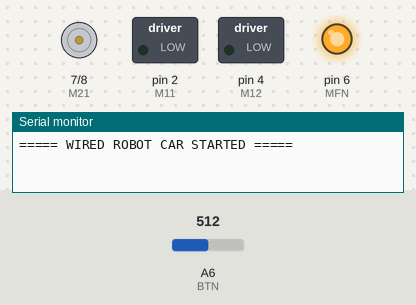
This sketch was run on a simulated Arduino Nano, built with avr-gcc and run on an emulated ATmega328P. On the bench: motor-driver pin pairs drawn as motors (green arrow = first pin HIGH = forward, orange = second pin HIGH = backward, longer = more drive, scaled by the enable pin), switched loads named in the sketch (green lamp = pin HIGH), output pins drawn as LEDs (lit = HIGH), the last lines printed to the serial monitor. Inputs (shaded band) come from the test bench; at power-on: A6 (BTN) = 512.

Above: at 1.2 s.
1.3 s: A6 (BTN) set to 715
2.8 s: A6 (BTN) set to 733
At 4.0 s:
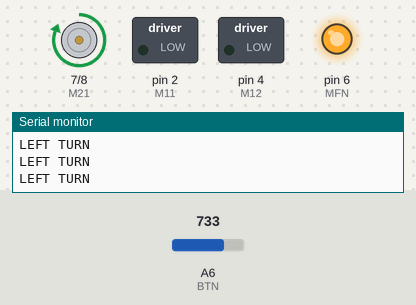
4.3 s: A6 (BTN) set to 716
At 5.4 s:
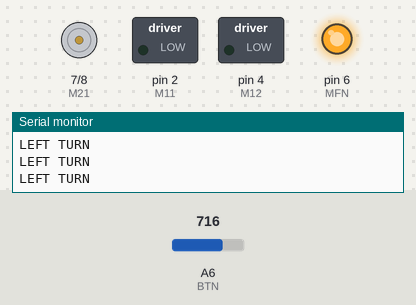
5.8 s: A6 (BTN) set to 735
At 6.6 s:
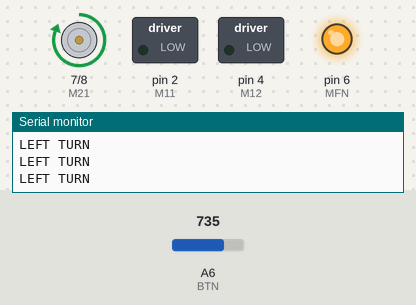
Timing chart, 0 to 8.3 s (numbered marks = the images above; inputs shaded):
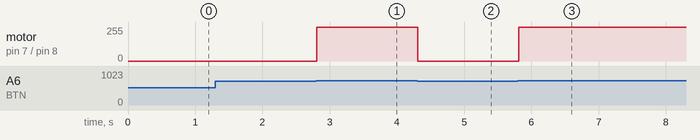

Measured:
- the behaviour switches between 724 and 725 on A6 (BTN) (found by bisection; images 0 and 1)
- after the input at 1.3 s, every drawn part: stays the same
- after the input at 2.8 s, motor on pin 7 (M21) / pin 8 (M22): stopped → forward 255/255 at once
- after the input at 4.3 s, motor on pin 7 (M21) / pin 8 (M22): forward 255/255 → stopped at once
- after the input at 5.8 s, motor on pin 7 (M21) / pin 8 (M22): stopped → forward 255/255 at once

The sketch:

Project_14.ino
```cpp
// AUTO-BOTIX Robot Car
// Project : Wired Robot Car (Manual Control)

#define M11  2
#define M12  4
#define MFN  6      // Motor 1 Enable
#define M2EN 9      // Motor 2 Enable
#define M21  7
#define M22  8
#define BTN  A6

// Calibrated Ranges (Aapke Board ka Exact Data)
#define BTN_SELECT_MIN 920
#define BTN_SELECT_MAX 945
#define BTN_UP_MIN     845
#define BTN_UP_MAX     865
#define BTN_DOWN_MIN   780
#define BTN_DOWN_MAX   800
#define BTN_BACK_MIN   725
#define BTN_BACK_MAX   745

void setup()
{
  Serial.begin(9600);

  pinMode(M11, OUTPUT);
  pinMode(M12, OUTPUT);
  pinMode(M21, OUTPUT);
  pinMode(M22, OUTPUT);
  pinMode(MFN, OUTPUT);
  pinMode(M2EN, OUTPUT);

  digitalWrite(MFN, HIGH);
  digitalWrite(M2EN, HIGH);

  Serial.println("===== WIRED ROBOT CAR STARTED =====");
}

void moveForward()
{
  digitalWrite(M11, HIGH);
  digitalWrite(M12, LOW);

  digitalWrite(M21, HIGH);
  digitalWrite(M22, LOW);
}

void moveBackward()
{
  digitalWrite(M11, LOW);
  digitalWrite(M12, HIGH);

  digitalWrite(M21, LOW);
  digitalWrite(M22, HIGH);
}

void leftTurn()
{
  digitalWrite(M11, LOW);
  digitalWrite(M12, LOW);

  digitalWrite(M21, HIGH);
  digitalWrite(M22, LOW);
}

void rightTurn()
{
  digitalWrite(M11, HIGH);
  digitalWrite(M12, LOW);

  digitalWrite(M21, LOW);
  digitalWrite(M22, LOW);
}

void stopMotor()
{
  digitalWrite(M11, LOW);
  digitalWrite(M12, LOW);

  digitalWrite(M21, LOW);
  digitalWrite(M22, LOW);
}

void loop()
{
  int value = analogRead(BTN);

  // UP (853 - 855) -> FORWARD
  if (value >= BTN_UP_MIN && value <= BTN_UP_MAX) {
    moveForward();
    Serial.println("FORWARD");
  }

  // DOWN (789 - 790) -> BACKWARD
  else if (value >= BTN_DOWN_MIN && value <= BTN_DOWN_MAX) {
    moveBackward();
    Serial.println("BACKWARD");
  }

  // BACK (733 - 734) -> LEFT TURN
  else if (value >= BTN_BACK_MIN && value <= BTN_BACK_MAX) {
    leftTurn();
    Serial.println("LEFT TURN");
  }

  // SELECT (931 - 932) -> RIGHT TURN
  else if (value >= BTN_SELECT_MIN && value <= BTN_SELECT_MAX) {
    rightTurn();
    Serial.println("RIGHT TURN");
  }

  // No button -> STOP
  else {
    stopMotor();
  }

  delay(100);
}
```
